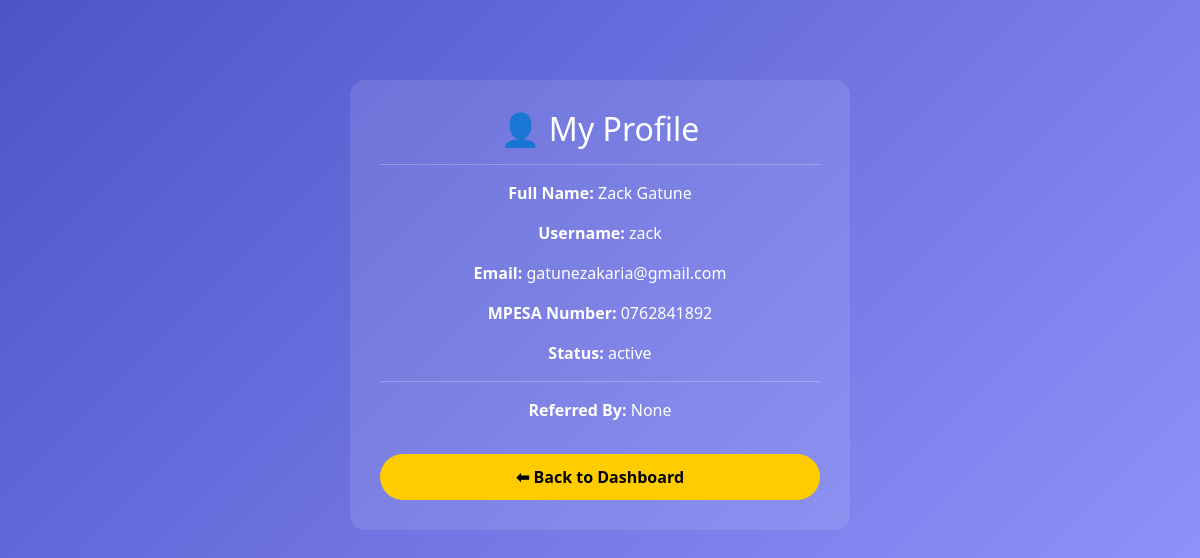
The page /profile (signed in) on the database its author committed.
### app/models.py (models this page shows, shortened)
class User(db.Model, UserMixin):
    id = db.Column(db.Integer, primary_key=True)
    full_name = db.Column(db.String(100), nullable=False)
    username = db.Column(db.String(50), unique=True, nullable=False)
    email = db.Column(db.String(100), unique=True, nullable=False)
    mpesa_no = db.Column(db.String(15), nullable=False)
    password = db.Column(db.String(200), nullable=False)
    referral_code = db.Column(db.String(50), nullable=True)
    referred_by = db.Column(db.Integer, db.ForeignKey('user.id'), nullable=True)
    referrer_username = db.Column(db.String(50), nullable=True)
    status = db.Column(db.String(20), default='new')  # new, pending_approval, active, declined
    is_admin = db.Column(db.Boolean, default=False)
    created_at = db.Column(db.DateTime, default=datetime.utcnow)
    updated_at = db.Column(db.DateTime, default=datetime.utcnow, onupdate=datetime.utcnow)
    payments = db.relationship('Payment', backref='user', lazy=True)
    referrals = db.relationship('User', backref=db.backref('referrer', remote_side=[id]), lazy='dynamic')
    withdrawals = db.relationship('Withdrawal', backref='user', lazy=True)
    trivia_answers = db.relationship('TriviaAnswer', backref='user', lazy=True)
    spins = db.relationship('Spin', backref='user', lazy=True)
    whatsapp_posts = db.relationship('WhatsAppPost', backref='user', lazy=True)

### app/routes/user_routes.py (the view)
@user_bp.route('/profile')
@login_required
def profile():
    user = current_user
    referrer = None
    if user.referrer_username:
        referrer = User.query.filter_by(username=user.referrer_username).first()
    return render_template('profile.html', user=user, referrer=referrer)

### app/__init__.py (called while the page is built)
def create_app():
    app = Flask(__name__)
    if os.getenv("FLASK_ENV") == "production":
        app.config.from_object(ProductionConfig)
    else:
        app.config.from_object(DevelopmentConfig)
    db.init_app(app)
    login_manager.init_app(app)
    migrate.init_app(app, db)
    from app.models import User
    from app.routes.user_routes import user_bp
    from app.routes.admin_routes import admin_bp
    login_manager.login_view = "user.login"
    @login_manager.user_loader
    def load_user(user_id):
        return User.query.get(int(user_id))
    app.register_blueprint(user_bp)
    app.register_blueprint(admin_bp)
    return app

### app/templates/profile.html (shortened to what this page needs)
<!DOCTYPE html>
<html lang="en">
<head>
  <link href="https://cdn.jsdelivr.net/npm/bootstrap@5.3.2/dist/css/bootstrap.min.css" rel="stylesheet">
</head>
<body>
  <div class="profile-card text-center">
    <h2>👤 My Profile</h2>
    <hr>
    <p><strong>Full Name:</strong> {{ user.full_name }}</p>
    <p><strong>Username:</strong> {{ user.username }}</p>
    <p><strong>Email:</strong> {{ user.email }}</p>
    <p><strong>MPESA Number:</strong> {{ user.mpesa_no }}</p>
    <p><strong>Status:</strong> {{ user.status }}</p>
    <hr>
    {% if referrer %}
      <p><strong>Referred By:</strong> {{ referrer.full_name }} ({{ referrer.username }})</p>
    {% else %}
      <p><strong>Referred By:</strong> None</p>
    {% endif %}
    <a href="{{ url_for('user.dashboard') }}" class="btn btn-custom mt-3">⬅ Back to Dashboard</a>
  </div>
</body>
</html>

### app/templates/profile.html (style rules this page uses)
body { background: linear-gradient(135deg, #4e54c8, #8f94fb); color: #fff; font-family: 'Segoe UI', Tahoma, Geneva, Verdana, sans-serif; }
.profile-card { max-width: 500px; margin: 80px auto; background: rgba(255,255,255,0.1); padding: 30px; border-radius: 15px; }
.btn-custom { background-color: #ffcc00; color: #000; font-weight: bold; padding: 10px 25px; border-radius: 25px; width: 100%; transition: all 0.3s ease; }

### rows shown on the page
User: full_name "Zack Gatune", username "zack", email "gatunezakaria@gmail.com", mpesa_no "0762841892", status "active"
